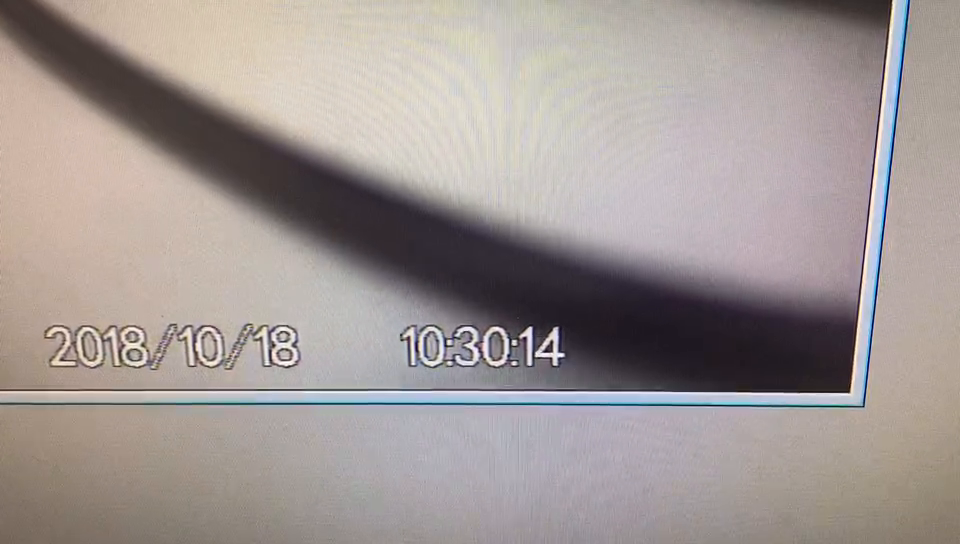
#> input picture frame 31 of test.mp4, 960 x 544 px
$ python video.py
#> lines starting #> are read from the running program, lines starting #| are printed output that depends on the picture; after the words box and inside, x2 and y2 are one past the last pixel; in counts of white or black regions, pixels touching at a corner belong together
# -*- coding: UTF-8 -*-
import cv2 as cv
import random as rd
import tkinter


def call(event):
    video.release()  # 关闭相机


video = cv.VideoCapture("test.mp4")
while (True):
    rets, frame = video.read()  # 捕获一帧图像
#> frame is the input picture: shape (544, 960, 3); mean B, G, R 148.9, 151.6, 160.6
    cv.rectangle(frame, ( rd.randint(1,800), rd.randint(1,400)), (rd.randint(1,800), rd.randint(1,400)), (rd.randint(1,255), rd.randint(1,255), rd.randint(1,255)), thickness=3, lineType=8, shift=0)
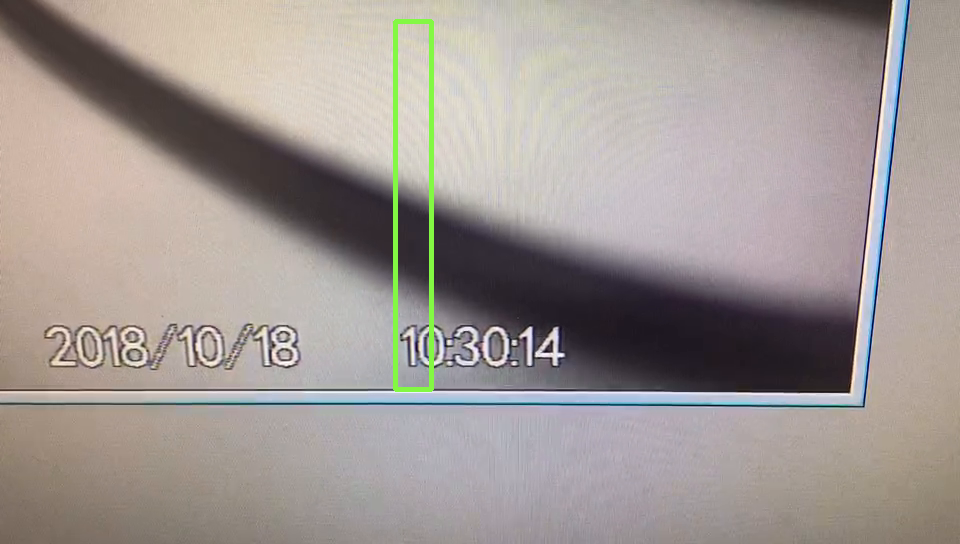
#> frame: shape (544, 960, 3); 0.77% of pixels changed, all inside (x1, y1, x2, y2) = (393, 19, 434, 392)
    if rets:
        gray = cv.cvtColor(frame, cv.COLOR_BGR2GRAY)
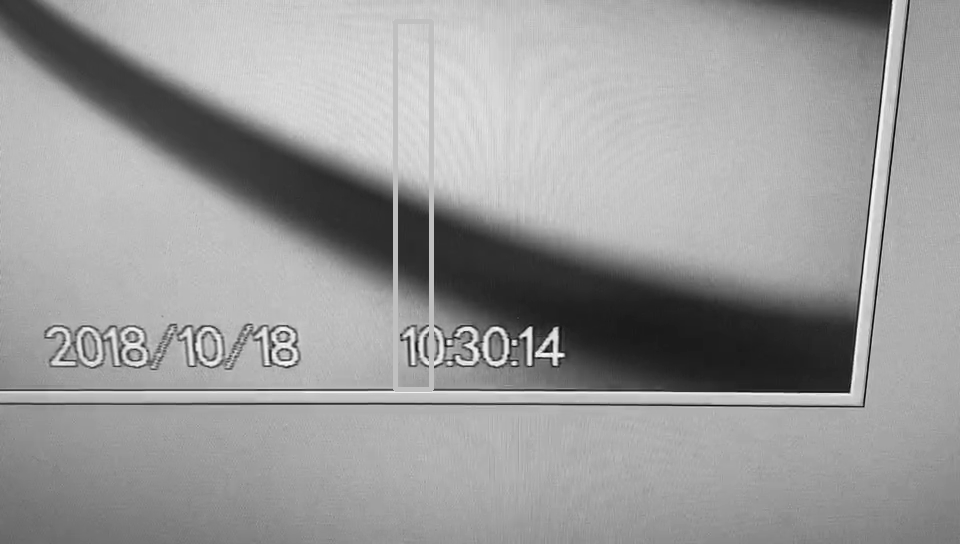
#> gray: shape (544, 960); min 4, max 255, mean 154.3
        circle1 = cv.HoughCircles(gray, cv.HOUGH_GRADIENT, 1, 100, param1=100, param2=30, minRadius=100,
                                  maxRadius=200)  # 把半径范围缩小点，检测内圆，瞳孔
#> circle1 = None
        print(circle1)
#| None
        test = cv.imshow('DVR', frame)
        flag = cv.waitKey(0)
#> (key Esc is pressed here)
        if (flag == 32):
            continue
        if (flag == 27):
            break
    else:
        break
frame = video.read()  # 捕获一帧图像
print(frame[1].shape)
#| (544, 960, 3)
cv.waitKey(0)
cv.destroyAllWindows()

$ run again, starting later in the video
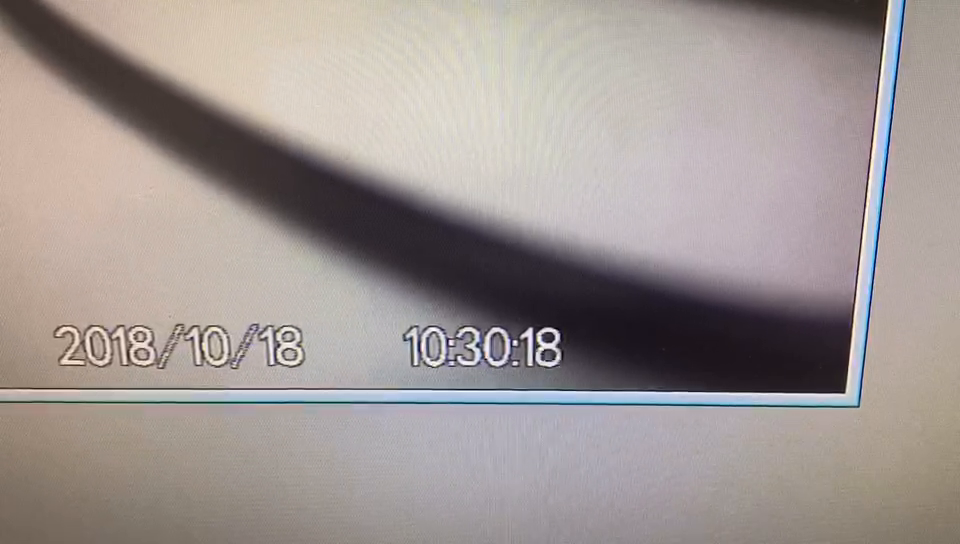
#> input picture frame 141 of test.mp4, 960 x 544 px
#> frame is the input picture: shape (544, 960, 3); mean B, G, R 147.5, 150.3, 159.3
#> `cv.rectangle(frame, ( rd.randint(1,800), rd.randint(1,400)), (rd.randi..`:
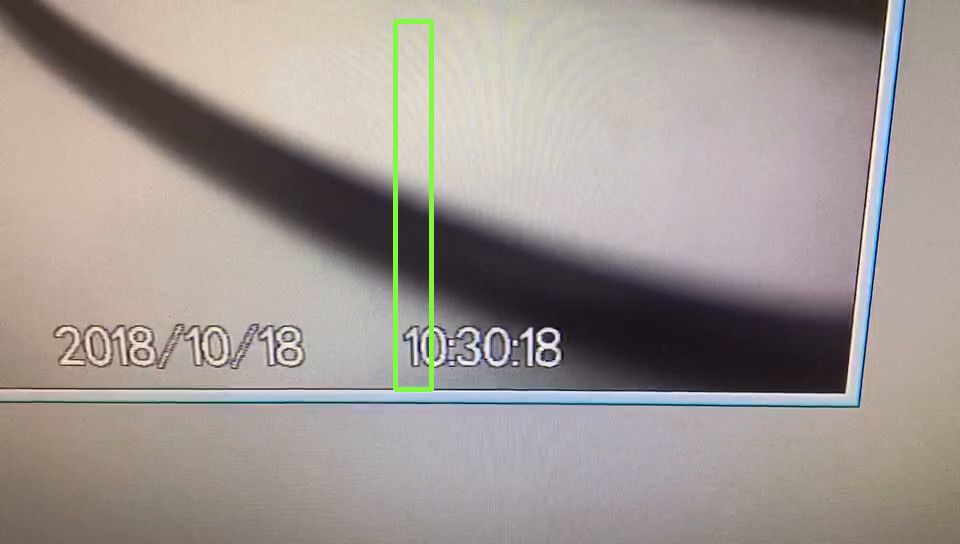
#> frame: shape (544, 960, 3); 0.77% of pixels changed, all inside (x1, y1, x2, y2) = (393, 19, 434, 392)
#> `gray = cv.cvtColor(frame, cv.COLOR_BGR2GRAY)`:
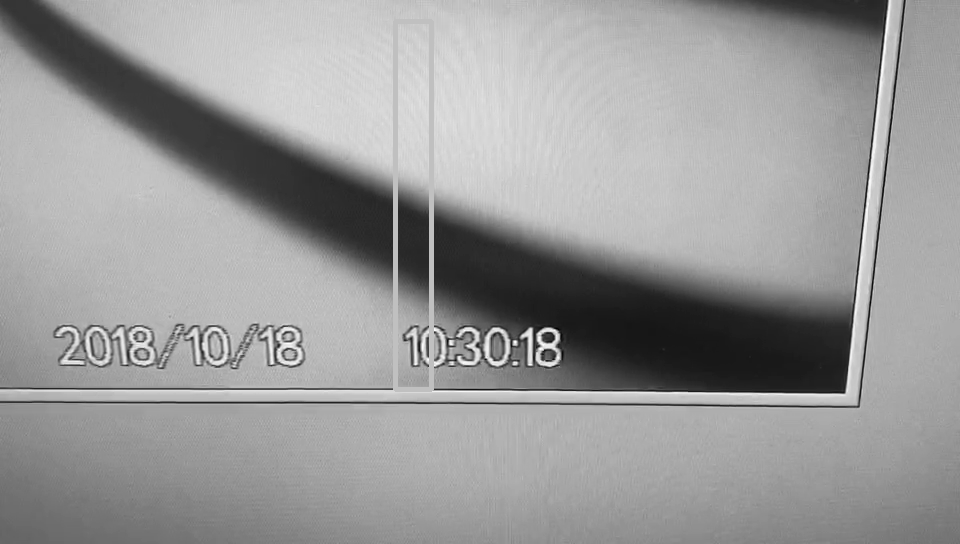
#> gray: shape (544, 960); min 1, max 255, mean 153
#> circle1 = [[74.5, 217.5, 171.8], [318.5, 338.5, 111.1]]
#| [[[ 74.5 217.5 171.8]
#|   [318.5 338.5 111.1]]]
#| (544, 960, 3)

$ run again, starting later in the video
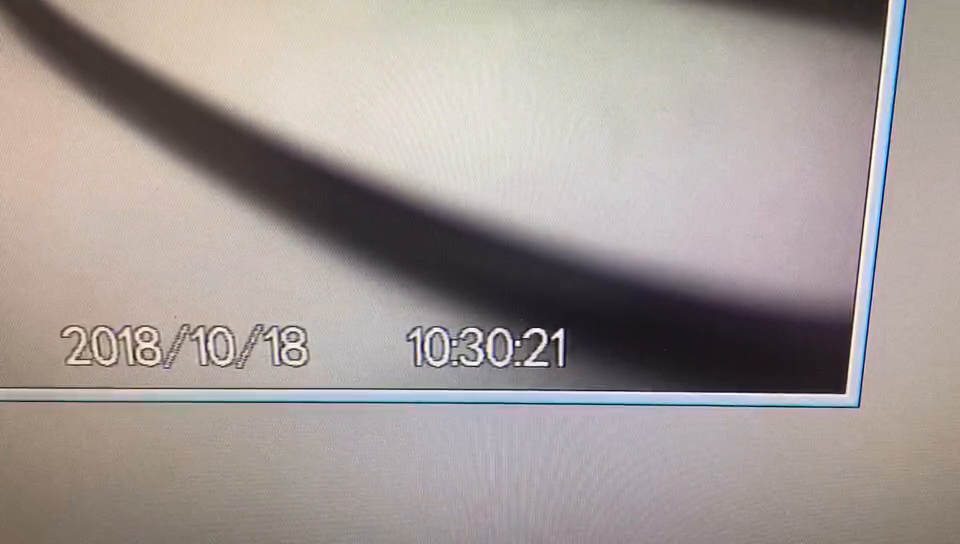
#> input picture frame 251 of test.mp4, 960 x 544 px
#> frame is the input picture: shape (544, 960, 3); mean B, G, R 150.8, 153.8, 162.8
#> `cv.rectangle(frame, ( rd.randint(1,800), rd.randint(1,400)), (rd.randi..`:
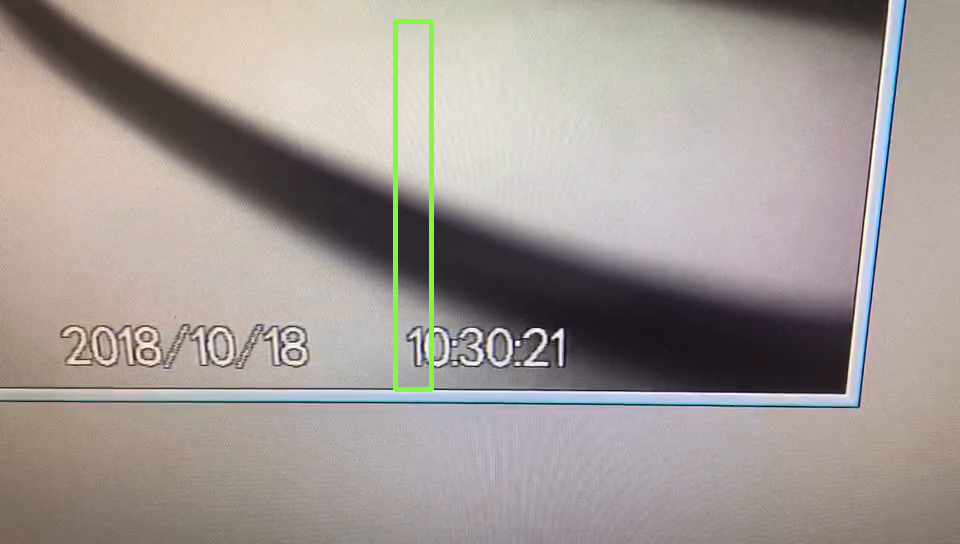
#> frame: shape (544, 960, 3); 0.77% of pixels changed, all inside (x1, y1, x2, y2) = (393, 19, 434, 392)
#> `gray = cv.cvtColor(frame, cv.COLOR_BGR2GRAY)`:
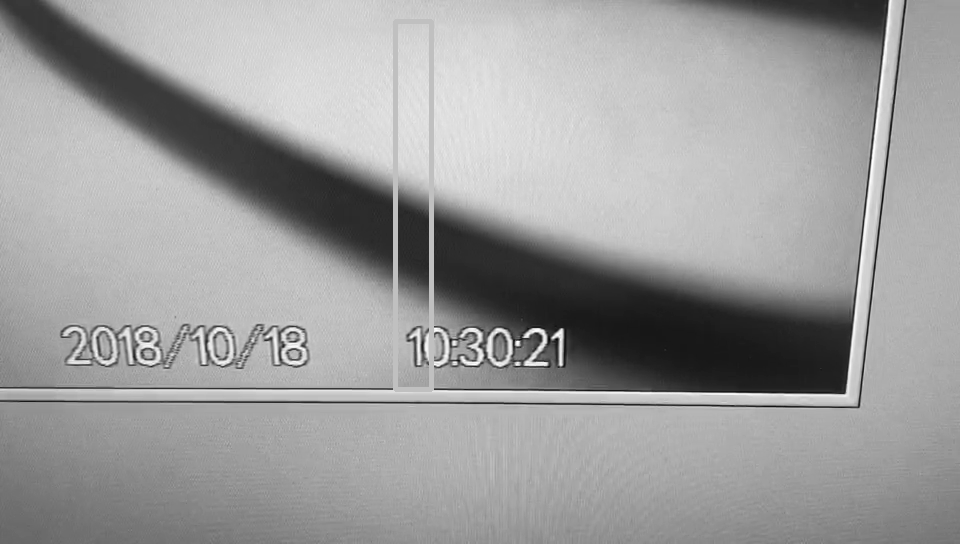
#> gray: shape (544, 960); min 1, max 255, mean 156.5
#> circle1 = [[237.5, 228.5, 160.9], [392.5, 336.5, 115.6]]
#| [[[237.5 228.5 160.9]
#|   [392.5 336.5 115.6]]]
#| (544, 960, 3)
